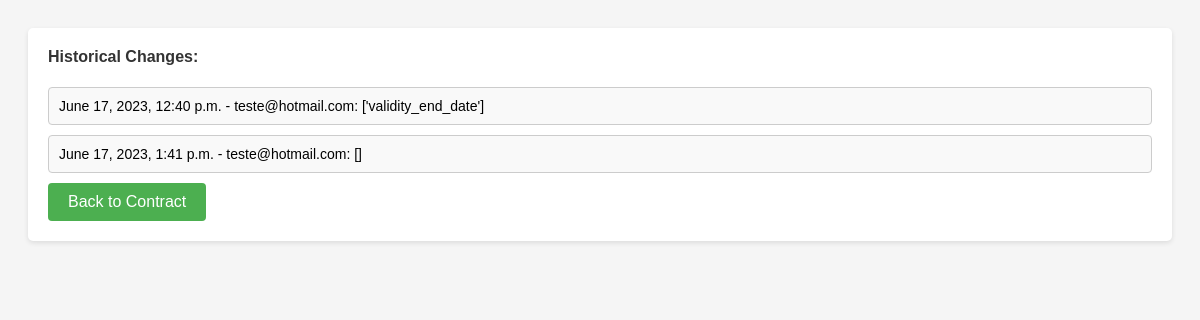
/contratos/historical-changes/1/, run on the app's committed database.
### contratos/models.py (models this page shows)
class HistoricoAlteracoes(models.Model) :
    contrato = models.ForeignKey(Contrato, on_delete=models.CASCADE)
    usuario = models.ForeignKey(CustomUser, on_delete=models.CASCADE)
    data_alteracao = models.DateTimeField(auto_now=True)
    alteracoes = models.TextField()

### autenticacao/models.py (models this page shows, shortened)
class CustomUser(AbstractUser):
    email = models.EmailField(unique=True)  # Adiciona o campo de email(deixa o campo unico)
    class Meta:
        db_table = 'autenticacao_customuser'

### contratos/views.py (the view)
# urls.py: path('historical-changes/<int:contract_id>/', views.historical_changes, name='historical_changes'),
def historical_changes(request, contract_id) :
    contrato = get_object_or_404(Contrato, pk=contract_id)
    return render(request, 'contratos/historical_changes.html', {'contrato' : contrato})

### Contrakt/contratos/templates/contratos/historical_changes.html (shortened to what this page needs)
<!DOCTYPE html>
<html>
<head>
</head>
<body>
    <div class="container">
        <h4>Historical Changes:</h4>
        {% if contrato.historicoalteracoes_set.all %}
            {% for alteracao in contrato.historicoalteracoes_set.all %}
                <div class="change-item">
                    <p>{{ alteracao.data_alteracao }} - {{ alteracao.usuario.username }}: {{ alteracao.alteracoes }}</p>
                </div>
            {% endfor %}
        {% else %}
            <p class="no-changes">No historical changes.</p>
        {% endif %}
        <a href="{% url 'contratos:contract_information' contrato.id %}" class="back-button">Back to Contract</a>
    </div>
</body>
</html>

### Contrakt/contratos/templates/contratos/historical_changes.html (style rules this page uses)
body { font-family: Arial, sans-serif; background-color: #f5f5f5; padding: 20px; }
h4 { margin-top: 0; color: #333; }
.container { background-color: #fff; padding: 20px; border-radius: 5px; box-shadow: 0 2px 5px rgba(0, 0, 0, 0.1); }
.change-item { margin-bottom: 10px; padding: 10px; background-color: #f9f9f9; border: 1px solid #ccc; border-radius: 4px; }
.change-item p { margin: 0; font-size: 14px; }
.back-button { display: inline-block; background-color: #4CAF50; color: white; padding: 10px 20px; text-align: center; text-decoration: none; border-radius: 4px; transition: background-color 0.3s ease; }

### data on the page
HistoricoAlteracoes: data_alteracao "June 17, 2023, 12:40 p.m.", usuario.username "teste@hotmail.com", alteracoes "['validity_end_date']"
HistoricoAlteracoes: data_alteracao "June 17, 2023, 1:41 p.m.", usuario.username "teste@hotmail.com", alteracoes "[]"
